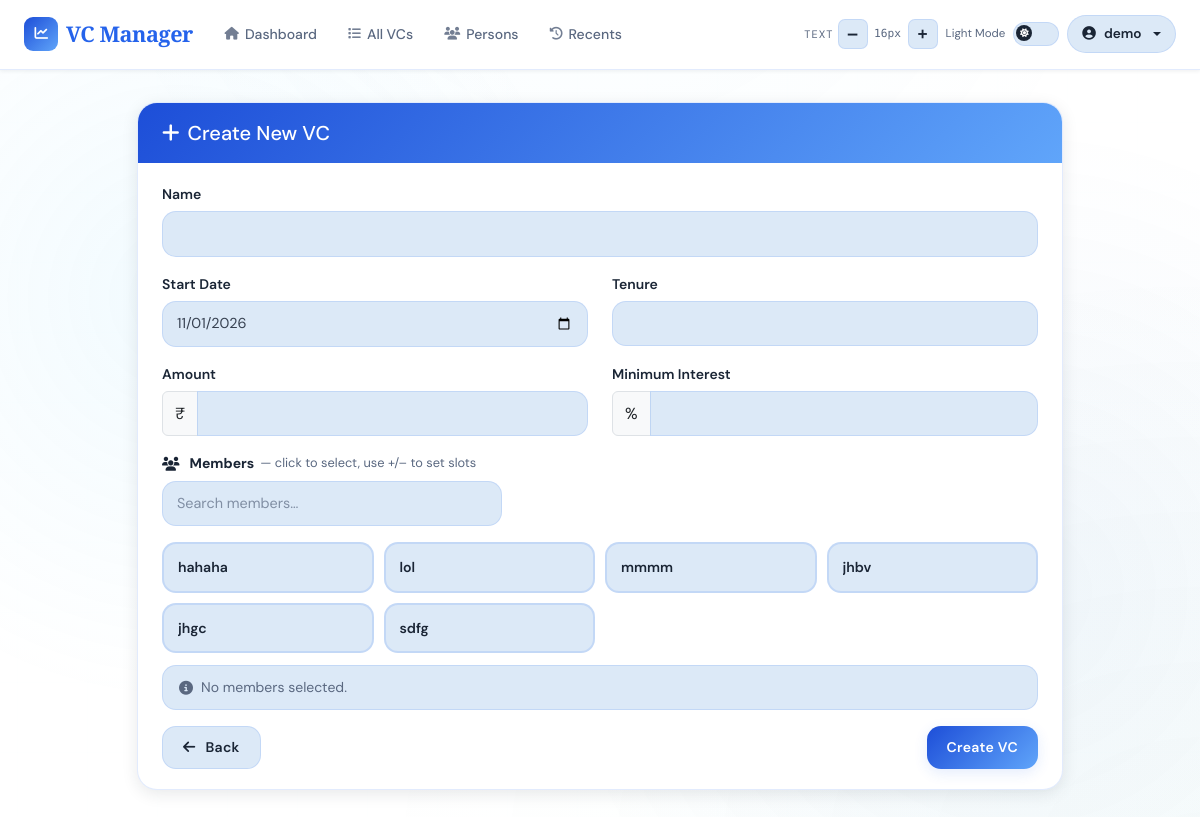
Before: /vc/create (signed in) with the older database file.
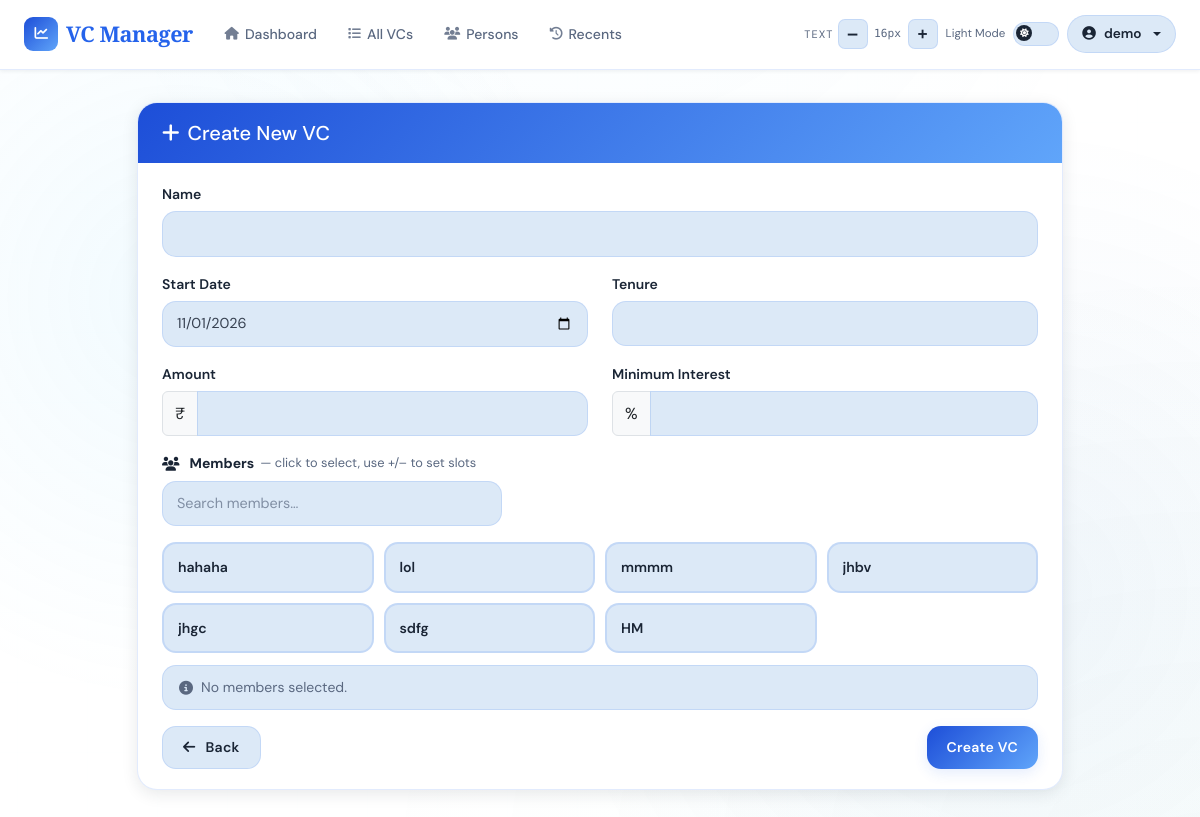
After: the same page with the newer database file.
### app/models/person.py (models this page shows, shortened)
class Person(db.Model):
    __tablename__ = 'persons'
    id = db.Column(db.Integer, primary_key=True)
    user_id = db.Column(db.Integer, db.ForeignKey('users.id'), nullable=False, index=True)
    name = db.Column(db.String(80), nullable=False)
    short_name = db.Column(db.String(20), nullable=False)
    phone = db.Column(db.String(20), nullable=True)
    phone2 = db.Column(db.String(20), nullable=True)
    opening_balance = db.Column(db.Float, default=0.0, nullable=True)
    created_at = db.Column(db.DateTime, default=datetime.utcnow)
    __table_args__ = (
        db.UniqueConstraint('user_id', 'name',       name='uq_person_user_name'),
        db.UniqueConstraint('user_id', 'short_name', name='uq_person_user_short_name'),
    )
    payments = db.relationship(
        'Payment',
        backref='person',
        cascade='all, delete-orphan',
        passive_deletes=True
    )
    ledger_entries = db.relationship(
        'LedgerEntry',
        back_populates='person',
        cascade='all, delete-orphan'
    )
    transactions = db.relationship(
        'Transaction',
        back_populates='person',
        cascade='all, delete-orphan'
    )

### app/routes/vc.py (the view, shortened to what this page needs)
@vc_bp.route('/create', methods=['GET', 'POST'])
@login_required
def create_vc():
    print(f"DEBUG raw request.form = {dict(request.form)}")
    form = VCForm()
    form.members.choices = [
        (p.id, p.name)
        for p in Person.query.filter_by(user_id=current_user.id).all()
    ]
    last_vc        = VC.query.order_by(VC.vc_number.desc()).first()
    next_vc_number = (last_vc.vc_number + 1) if last_vc else 1
    return render_template('vc/create.html', form=form, vc_number=next_vc_number)

### app/forms.py (shortened to what this page needs)
class VCForm(FlaskForm):
    name         = StringField("Name",           validators=[DataRequired()])
    start_date   = DateField("Start Date",       format='%Y-%m-%d', validators=[DataRequired()], default=datetime.now)
    amount       = FloatField("Amount",          validators=[DataRequired(), NumberRange(min=1)])
    min_interest = FloatField("Minimum Interest",validators=[DataRequired(), NumberRange(min=0)])
    tenure       = IntegerField("Tenure",        validators=[DataRequired()])
    narration    = TextAreaField("Narration")
    members      = MultiCheckboxField("Members", coerce=int)
    submit = SubmitField("Create")

### templates/vc/create.html (shortened to what this page needs)
{% extends "base.html" %}
{% block content %}
<div class="row">
    <div class="col-md-10 mx-auto">
        <div class="card">
            <div class="card-header">
                <h5 class="mb-0"><i class="fas fa-plus me-2"></i>Create New VC</h5>
            </div>
            <div class="card-body">
                <form method="POST" id="createVCForm">
                    <div class="row mb-3">
                        <div class="col-md-12">
                            {{ form.name.label(class="form-label") }}
                            {{ form.name(class="form-control") }}
                        </div>
                    </div>
                    <div class="row mb-3">
                        <div class="col-md-6">
                            {{ form.start_date.label(class="form-label") }}
                            {{ form.start_date(class="form-control") }}
                        </div>
                        <div class="col-md-6">
                            {{ form.tenure.label(class="form-label") }}
                            {{ form.tenure(class="form-control") }}
                        </div>
                    </div>
                    <div class="row mb-3">
                        <div class="col-md-6">
                            {{ form.amount.label(class="form-label") }}
                            <div class="input-group">
                                <span class="input-group-text">₹</span>
                                {{ form.amount(class="form-control") }}
                            </div>
                        </div>
                        <div class="col-md-6">
                            {{ form.min_interest.label(class="form-label") }}
                            <div class="input-group">
                                <span class="input-group-text">%</span>
                                {{ form.min_interest(class="form-control") }}
                            </div>
                        </div>
                    </div>
                    <div class="mb-3">
                        <label class="form-label fw-bold">
                            <i class="fas fa-users me-1"></i>Members
                            <span style="font-weight:400;color:var(--text-muted);font-size:0.8rem;">
                                — click to select, use +/– to set slots
                            </span>
                        </label>
                        <input type="text" class="form-control mb-3"
                               id="memberSearch" placeholder="Search members…">
                        <div class="member-grid" id="memberGrid">
                            {% for subfield in form.members %}
                            <div class="member-tile"
                                 data-id="{{ subfield.data }}"
                                 data-name="{{ subfield.label.text }}"
                                 onclick="toggleMember(event, this)">
                                <span class="member-name">{{ subfield.label.text }}</span>
                            </div>
                            {% endfor %}
                        </div>
                        <div class="slot-summary">
                            <i class="fas fa-info-circle"></i>
                            <span id="summaryText">No members selected.</span>
                        </div>
                    </div>
                    <div class="d-flex justify-content-between">
                        <a href="{{ url_for('vc.vcs_list') }}" class="btn btn-secondary">
                            <i class="fas fa-arrow-left me-1"></i>Back
                        </a>
                        <button type="submit" class="btn btn-primary">Create VC</button>
                    </div>
                </form>
            </div>
        </div>
    </div>
</div>
{% endblock %}

Changed rows visible on the page:
added Person: label.text "HM"
